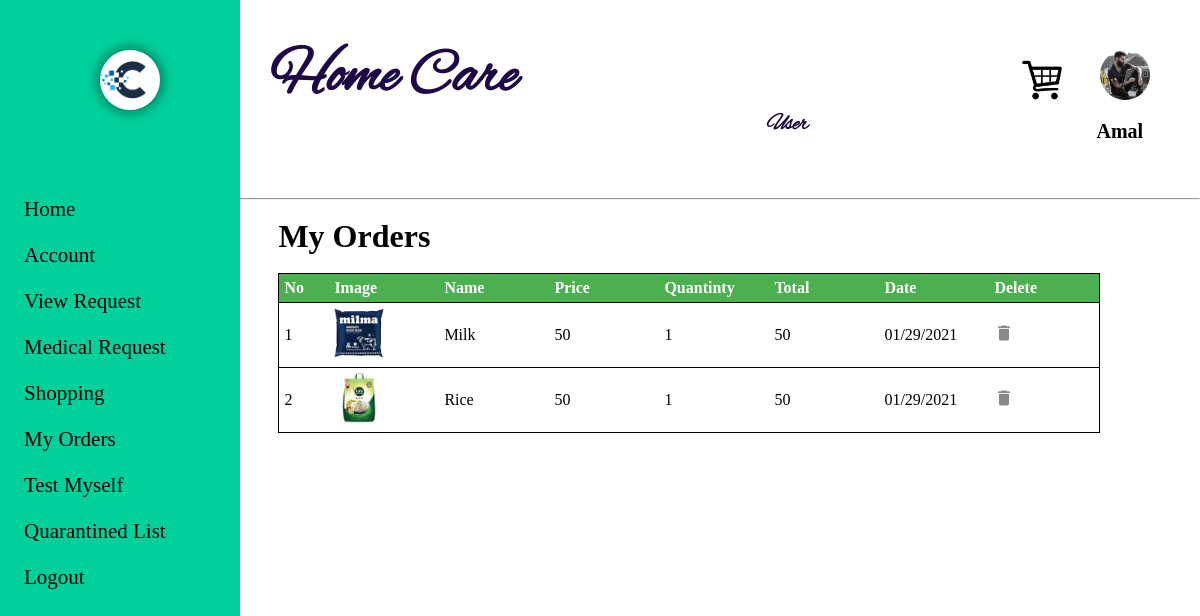
Page /myOrder.php (signed in) on the committed database.
### tables this page shows
CREATE TABLE `dp` (
  `dp_id` int(5) NOT NULL,
  `L_id` int(5) NOT NULL,
  `image` varchar(50) NOT NULL,
  `status` tinyint(1) NOT NULL DEFAULT 1
);

CREATE TABLE `myorder` (
  `O_id` int(5) NOT NULL,
  `L_id` int(5) NOT NULL,
  `P_id` int(5) NOT NULL,
  `quantity` int(5) NOT NULL,
  `Date` varchar(12) NOT NULL
);

CREATE TABLE `product` (
  `P_id` int(5) NOT NULL,
  `name` varchar(20) NOT NULL,
  `price` int(5) NOT NULL,
  `quantity` int(5) NOT NULL,
  `category` varchar(20) NOT NULL,
  `image` varchar(50) NOT NULL,
  `status` tinyint(1) NOT NULL DEFAULT 1
);

### myOrder.php (the view, shortened to what this page needs)
<!DOCTYPE html>
<html lang="en">
<head>
	<link rel="stylesheet" type="text/css" href="css\registration.css" />
</head>
<body>
	<?php require("Leftbar.php"); ?>
	<div class="right_cont" style="{background-color: rgb(232, 232, 232);}">
		<?php require("Topbar.php"); ?>
		<br><h1 style="margin-left:4%;">My Orders</h1><br>
		<table class="cart" cellpadding="5" cellspacing="10">
		<thead>
			<tr>
				<th style="text-align:left;" width="40px">No</th>
				<th style="text-align:left;" width="100px">Image</th>
				<th style="text-align:left;" width="100px">Name</th>
				<th style="text-align:left;" width="100px">Price</th>
				<th style="text-align:left;" width="100px">Quantinty</th>
				<th style="text-align:left;" width="100px">Total</th>
				<th style="text-align:left;" width="100px">Date</th>
				<th style="text-align:left;" width="100px">Delete</th>
			</tr>
			</thead>
			<tbody style="height: 10px !important; overflow: scroll; ">
			<?php
				$counter = 0;
				$tmpid=$_SESSION['id'];
				$con=mysqli_connect("localhost","root","","care_app")or die("couldn't connect");
				$query="select * from myOrder where L_id = $tmpid";
				$result =mysqli_query($con,$query);
				while($row=mysqli_fetch_array($result))
				{
					$id=$row['P_id'];
					$Oid=$row['O_id'];
					$quer="select * from product where P_id=$id";
					$resl =mysqli_query($con,$quer);
					$ro=mysqli_fetch_array($resl);
						$image = $ro['image'];
						$image_src = "uploads/".$image;
						?>
					<tr>
						<td><?php echo ++$counter ?></td>
						<td><img src='<?php echo $image_src;  ?>' width="50" height="50" ></td>
						<td><?php echo $ro['name'] ?></td>
						<td><?php echo $ro['price'] ?></td>
						<td><?php echo $row['quantity'] ?></td>
						<?php
							$total=$row['quantity']*$ro['price'];
						?>
						<td><?php echo $total ?></td>
						<td><?php echo $row['Date'] ?></td>
						<td><a href="php/deleteOrder.php?dd=<?php echo $Oid ?>"><img src="images\icon-delete.png" /></a></td>
					</tr>
					<?php
				}
			?>
			</tbody>
		</table>
	</div>
</body>
</html>

### Topbar.php (shortened to what this page needs)
<!DOCTYPE html>
<html lang="en">
<head>
     <link rel="stylesheet" href="css/home.css">
</head>
<body>
    <div class="nav">
            <h1>Home Care</h1>
            <?php
            if(isset($_SESSION['id']))
            {
                if($row['user_type']=='user')
                {    ?>
                    <h2>User</h2>
                    <?php
                }if($row['user_type']=='admin')
                {    ?>
                    <h2>Admin</h2>
                    <?php
                }if($row['user_type']=='mstaff')
                {    ?>
                    <h2>Medical Staff </h2>
                    <?php
                }if($row['user_type']=='pnchOfficr')
                {    ?>
                    <h2>Punchayat Officer</h2>
                    <?php
                }if($row['user_type']=='volunteer')
                {    ?>
                    <h2>Volunteer</h2>
                    <?php
                }
            }?>
        <div class="logo">
            <?php
            if(isset($_SESSION['id']))
            {
                $con = mysqli_connect("localhost","root","","care_app")or die("failed");
                $tmpid=$_SESSION['id'];
                if($row['user_type']=='user')
                {    ?>
                    <a href="Cart.php"><img class="carticon" src="images/cart.png" width="40" height="40"></a>
                    <?php
                }
                $sql="select image from dp where L_id=$tmpid ";
                $result=mysqli_query($con,$sql) or die($sql);
                if(mysqli_num_rows($result)>0)
                {
                    $row = mysqli_fetch_array($result);
                    $image = $row['image'];
                    $image_src = "uploads/".$image;
                    ?>
                    <a href="ViewProfile.php"><img class="usericon" src="<?php echo $image_src;  ?>" ></a>
                <?php
                }
                else
                {
                ?>
                    <a href="ViewProfile.php"><img class="usericon" src="images/uicon.png" ></a>
                <?php
                }
            }
            else
            {
            ?>
                <a href="Login.php"><img class="usericon" src="images/uicon.png" ></a>
            <?php
            }
        ?>
            <h3>
            <?php
                if(isset($_SESSION['id']))
                {
                    $con = mysqli_connect("localhost","root","","care_app")or die("failed");
                    $tmpid=$_SESSION['id'];
                        $sql="select name as name from admin where L_id=$tmpid
                        union select name from user where L_id=$tmpid
                        union select name from medical_staff where L_id=$tmpid
                        union select name from punchayat_officer where L_id=$tmpid
                        union select name from volunteer where L_id=$tmpid";
                        $result=mysqli_query($con,$sql) or die($sql);
                        if(mysqli_num_rows($result)>0)
                        {
                            while($row=mysqli_fetch_array($result))
                            {
                                $name=$row['name'];
                                echo $name;
                            }
                        }
                }
            ?></h3>
        </div>
    </div>
    <hr>
</body>
</html>

### css/registration.css (style rules this page uses)
body { background-color:whitesmoke; background-attachment:fixed; margin: 0px; }
h1 { margin-top: 0%; }

### css/home.css (style rules this page uses)
* { margin:0; padding:0; transition: .5s ease-out; }
table { border-collapse: collapse; border: 1px solid black; height: 10px !important; overflow: scroll; }
th { background-color: #4CAF50; color: white; }
th, td { padding: 5px; text-align: left; }
tr { border: 1px solid black; }
h2 { font-size: 22px; }
.right_cont { width:80%; height:100vh; float:left; background-color: white; }
.nav { position: relative; top:0px; background-color: white; width: 100%; height:24.8%; }
.nav h1 { font-family:hel; float:left; margin-top:40px; margin-left: 30px; font-size: 60px; color: rgb(30, 8, 70); }
.nav h2 { font-family:hel; float:left; margin-top:110px; margin-left: 250px; font-size: 23px; color: rgb(30, 8, 70); }
.logo { position: relative; height: 100%; width:30%; float:right; }
.usericon { float:right; margin-top:50px; margin-right:50px; width:50px; height:50px; border-radius: 50%; transition: 0.10s ease-out; }
.carticon { float:left; margin-left:110px; margin-top:60px; width:40px; height:40px; transition: 0.10s ease-out; }
.logo h3 { float:right; font-size: 20px; margin-top:120px; margin-right: -15%; }

### myOrder.php (style rules this page uses)
table { margin-left:4%; }

### Leftbar.php (style rules this page uses)
a { text-decoration:none; color:black; }

### rows in the picture
dp: image (picture)
myorder: P.image (picture), P.name "Milk", P.price "50", quantity "1", quantity.price "50", Date "01/29/2021"
myorder: P.image (picture), P.name "Rice", P.price "50", quantity "1", quantity.price "50", Date "01/29/2021"

### other values in the picture
$name "Amal"
